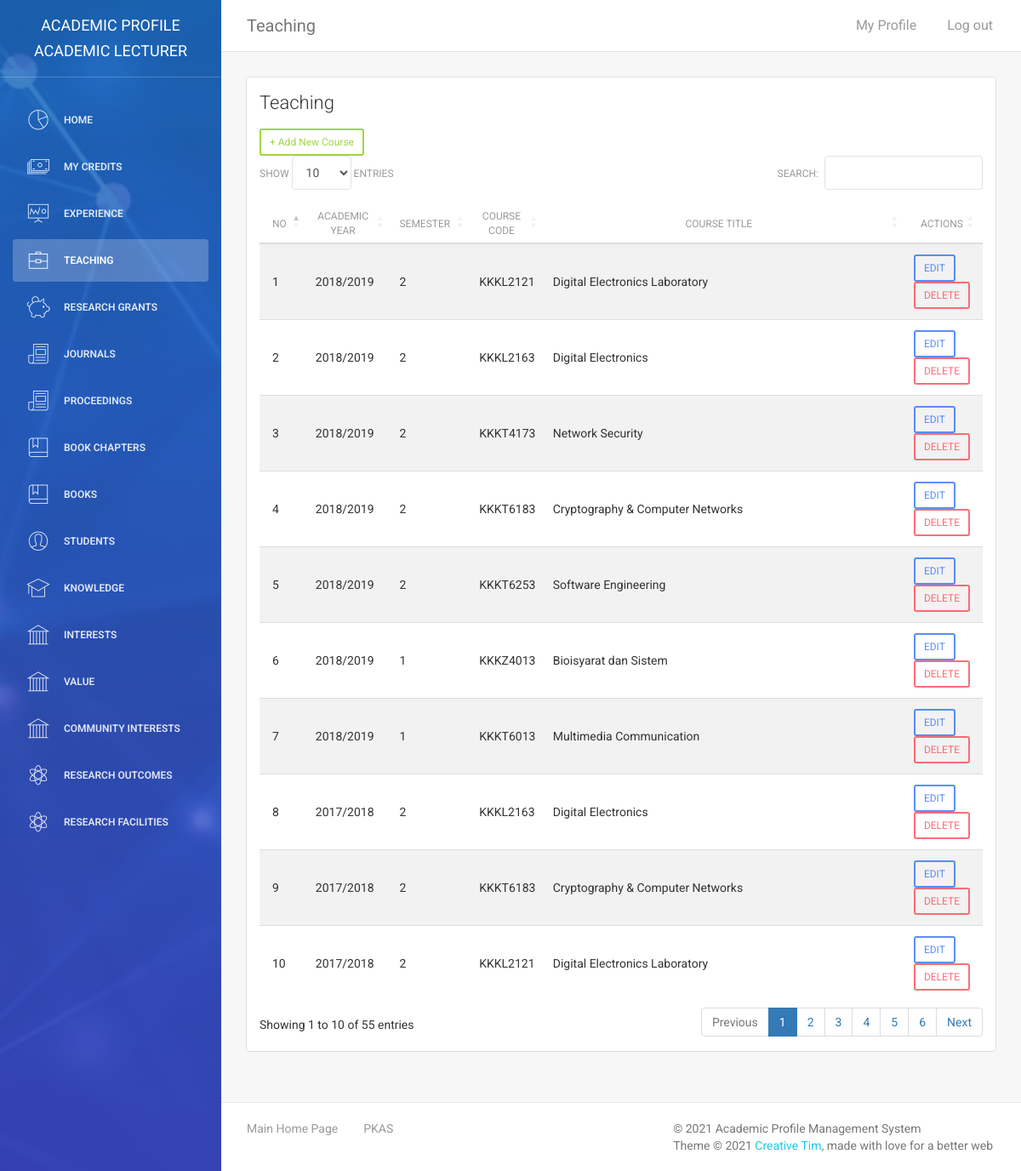
Page /kalai_panel/teaching.php (signed in) on the committed database.
### tables this page shows
CREATE TABLE `tbl_teaching` (
  `id` int(11) NOT NULL,
  `academic_year` varchar(255) DEFAULT NULL,
  `semester` int(11) DEFAULT NULL,
  `course_code` varchar(255) DEFAULT NULL,
  `course_title` text DEFAULT NULL,
  `graduate_code` int(11) DEFAULT NULL,
  `super_owner` varchar(255) DEFAULT NULL
);

### kalai_panel/assets/php/chk-session.php (called while the page is built, shortened)
<?php
include("connectdb.php");
$user_check = $_SESSION['user_login'];
$user_role = $_SESSION['user_role'];
if($user_role == "Admin" || $user_role == "Super Admin" || $user_role == "Academic Lecturer" || $user_role == "Consultant" || $user_role == "Teacher"){
    $ses_sql = mysqli_query($conn,"select admin_id, admin_name, role, university, plan, credits from tbl_admin where admin_id = '$user_check'");
    $row = mysqli_fetch_array($ses_sql,MYSQLI_ASSOC);
    $login_super_owner = $row['admin_id'];
    $user_role= $row['role'];
}else if($user_role == "Student"){
    $ses_sql = mysqli_query($conn,"select std_reg_num, std_name, super_owner from tbl_students where std_reg_num = '$user_check' ");
   $row = mysqli_fetch_array($ses_sql,MYSQLI_ASSOC);
   $login_session = $row['std_reg_num'];
   $your_name = $row['std_name'];
   $login_super_owner = $row['super_owner'];
   $user_role = "Student";
   $navbar = "student-navbar.php";
   if(!isset($_SESSION['user_login'])){
      header("location:login.php");
   }
}else{
    header("location:login.php");
}
?>

### kalai_panel/teaching.php (the view, shortened to what this page needs)
<?php
require_once("assets/php/chk-session.php");
require_once("assets/php/connectdb.php");
?>
<!doctype html>
<html lang="en">
<head>
    <link href="assets/css/bootstrap.min.css" rel="stylesheet" />
    <link href="assets/css/animate.min.css" rel="stylesheet"/>
    <link href="assets/css/light-bootstrap-dashboard.css?v=1.4.0" rel="stylesheet"/>
	<link rel="stylesheet" type="text/css" href="https://cdn.datatables.net/1.10.19/css/dataTables.bootstrap4.min.css">
    <link href="https://maxcdn.bootstrapcdn.com/font-awesome/4.2.0/css/font-awesome.min.css" rel="stylesheet">
    <link href="assets/css/pe-icon-7-stroke.css" rel="stylesheet" />
</head>
<body>
<div class="wrapper">
    <div class="sidebar" data-color="blue" data-image="assets/img/sidebar-3.jpg">
    	<div class="sidebar-wrapper">
            <div class="logo">
                <a href="index.php" class="simple-text">
                    Academic Profile <?php echo $user_role;?>
                </a>
            </div>
            <?php $navactive = 3; include("assets/php/Admin-navbar.php");?>
    	</div>
    </div>
    <div class="main-panel">
        <nav class="navbar navbar-default navbar-fixed">
            <div class="container-fluid">
                <div class="navbar-header">
                    <a class="navbar-brand" href="teaching.php">Teaching</a>
                </div>
                <div class="collapse navbar-collapse">
                    <ul class="nav navbar-nav navbar-left">
                        <li>
                            <a href="#" class="dropdown-toggle" data-toggle="dropdown">
                            </a>
                        </li>
                    </ul>
                    <ul class="nav navbar-nav navbar-right">
                        <li>
                           <a href="my-profile.php">
                               <p>My Profile</p>
                            </a>
                        </li>
                        <li>
                            <a href="logout.php">
                                <p>Log out</p>
                            </a>
                        </li>
                    </ul>
                </div>
            </div>
        </nav>
        <div class="content">
            <div class="container-fluid">
                <div class="row">
                    <div class="col-md-12">
                        <div class="card">
                            <div class="header">
                                <h4 class="title">Teaching</h4>
                            </div>
                            <div class="content table-responsive">
                                <table id="tlist" class="table table-hover table-striped">
                                    <thead>
                                        <th width="5%" style="text-align:center">No</th>
                                    	<th width="10%" style="text-align:center">Academic Year</th>
                                    	<th width="10%" style="text-align:center">Semester</th>
                                        <th width="10%" style="text-align:center">Course Code</th>
                                        <th width="55%" style="text-align:center">Course Title</th>
                                        <th width="10%" style="text-align:center">Actions</th>
                                    </thead>
                                    <tbody>
                                    <button type= "button" data-toggle="modal" data-target="#AddData" class="add-data btn btn-success btn-sm">+ Add New Course</button>
                                        <?php
                                        $sql = mysqli_query($conn, "SELECT * from tbl_teaching WHERE super_owner='$login_super_owner' ORDER BY academic_year DESC");
                                        $rows = mysqli_num_rows($sql);
                                        if($rows){
                                            $count = 1;
                                            while($row=mysqli_fetch_array($sql)){
                                        ?>
                                        <tr>
                                            <td><?php echo $count++;?></td>
                                        	<td><?php echo $row['academic_year'];?></td>
                                            <td><?php echo $row['semester'];?></td>
                                            <td><?php echo $row['course_code'];?></td>
                                            <td><?php echo $row['course_title'];?></td>
                                            <td><button type="button" data-toggle="modal" data-id="<?php echo $row['id'];?>" data-year="<?php echo $row['academic_year'];?>"
                                            data-semester="<?php echo $row['semester'];?>" data-code="<?php echo $row['course_code'];?>" data-title="<?php echo $row['course_title'];?>" data-type="<?php echo $row['graduate_code'];?>" data-target="#EditData" class="edit-data btn btn-primary btn-sm">EDIT</button>
                                            <button type="button" data-toggle="modal" data-id="<?php echo $row['id'];?>" data-target="#ConfirmDelete" class="delete-data btn btn-danger btn-sm">DELETE</button></td>
                                        </tr>
                                        <?php } } ?>
                                    </tbody>
                                </table>
                            </div>
                        </div>
                    </div>
                </div>
            </div>
        </div>
        <footer class="footer">
            <div class="container-fluid">
                <nav class="pull-left">
                    <ul>
                        <li>
                            <a href="../index.php">
                                Main Home Page
                            </a>
                        </li>
                        <li>
                            <a href="http://www.ukm.my/pkas/">
                                PKAS
                            </a>
                        </li>
                    </ul>
                </nav>
                <p class="copyright pull-right">
                    &copy; <script>document.write(new Date().getFullYear())</script> Academic Profile Management System<br>
                    Theme &copy; <script>document.write(new Date().getFullYear())</script> <a href="http://www.creative-tim.com">Creative Tim</a>, made with love for a better web
                </p>
            </div>
        </footer>
    </div>
</div>
</body>
</html>

### rows in the picture
tbl_teaching: academic_year "2018/2019", semester "2", course_code "KKKL2121", course_title "Digital Electronics Laboratory"
tbl_teaching: academic_year "2018/2019", semester "2", course_code "KKKL2163", course_title "Digital Electronics"
tbl_teaching: academic_year "2018/2019", semester "2", course_code "KKKT4173", course_title "Network Security"
tbl_teaching: academic_year "2018/2019", semester "2", course_code "KKKT6183", course_title "Cryptography & Computer Networks"
tbl_teaching: academic_year "2018/2019", semester "2", course_code "KKKT6253", course_title "Software Engineering"
tbl_teaching: academic_year "2018/2019", semester "1", course_code "KKKZ4013", course_title "Bioisyarat dan Sistem"
tbl_teaching: academic_year "2018/2019", semester "1", course_code "KKKT6013", course_title "Multimedia Communication"
tbl_teaching: academic_year "2017/2018", semester "2", course_code "KKKL2163", course_title "Digital Electronics"
tbl_teaching: academic_year "2017/2018", semester "2", course_code "KKKT6183", course_title "Cryptography & Computer Networks"
tbl_teaching: academic_year "2017/2018", semester "2", course_code "KKKL2121", course_title "Digital Electronics Laboratory"

### other values in the picture
$user_role "ACADEMIC LECTURER"
